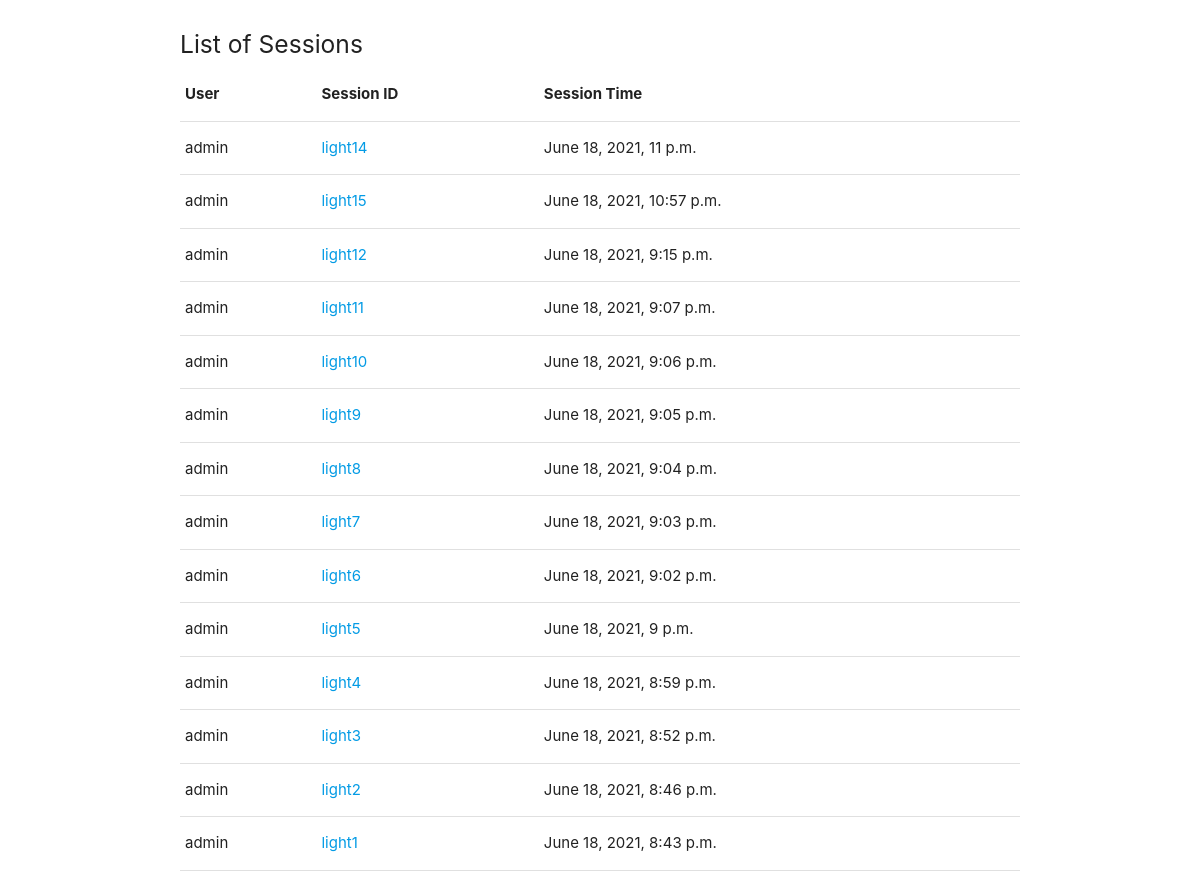
Page /sessionlist/ (signed in) on the earlier database version.
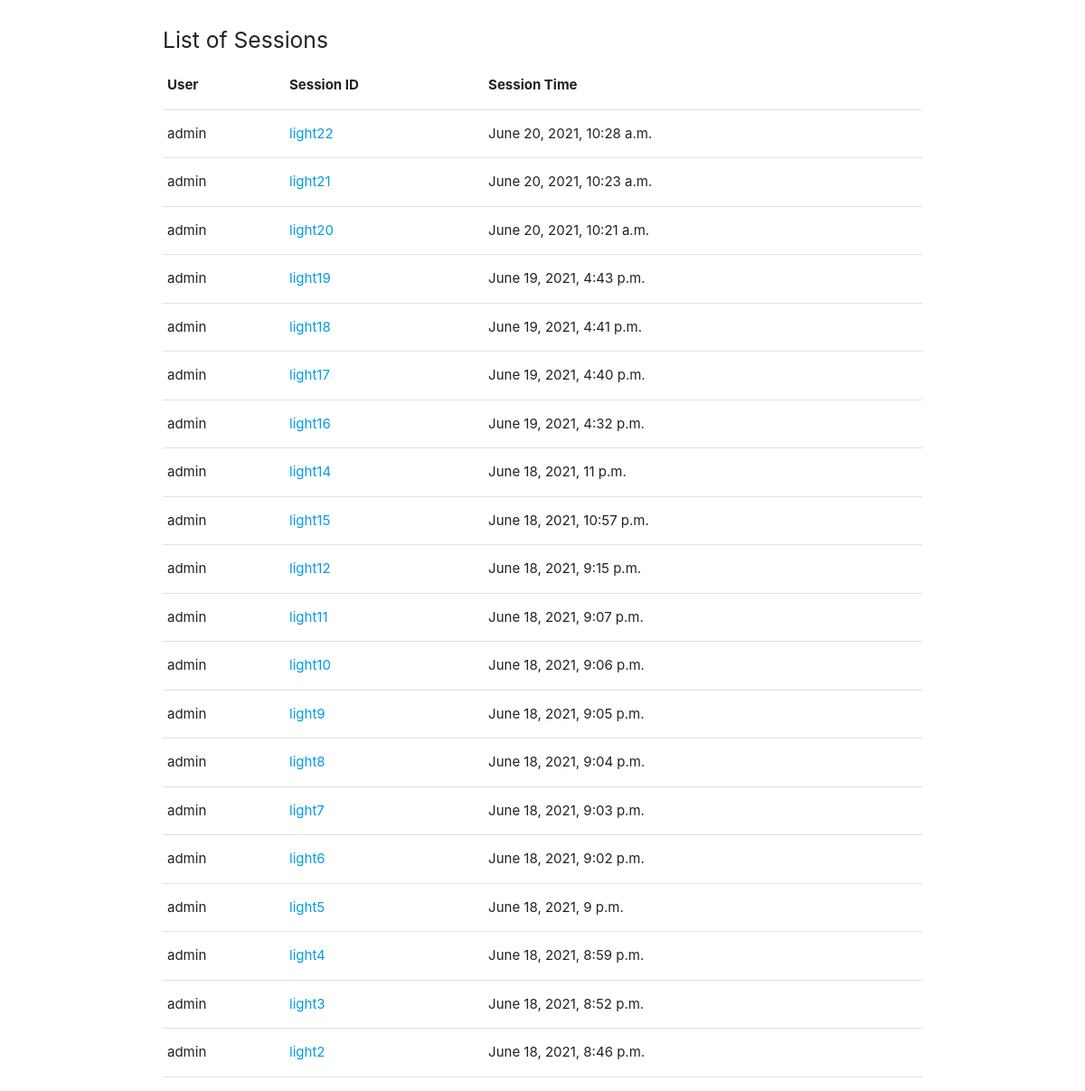
Same page on the later database version.
### ClassApp/models.py (models this page shows)
class ClassAttentionID(models.Model):
    hash_key = models.CharField(max_length=100)
    session_teacher = models.CharField(max_length=100)
    time_stamp = models.DateTimeField(auto_now_add=True, null=True)
    class_id = models.CharField(max_length=100, unique=True)

### ClassroomProduct/views.py (the view)
# urls.py: url(r'^sessionlist/', get_list_session, name="sessionlist"),
def get_list_session(request):
    sessions_list = ClassAttentionID.objects.filter(session_teacher=request.user).order_by('-time_stamp')[:20]
    return render(request, 'analytics/session_list.html', {'sessions_list': sessions_list})

### templates/analytics/session_list.html (shortened to what this page needs)
{% load static  %}
<!DOCTYPE html>
<html lang="en">
    <head>
        <link rel="stylesheet" href="{% static 'css/materialize.css' %}">
        <link rel="stylesheet" href="{% static 'css/materialize.min.css' %}">
    </head>
<body>
    <div class="section">
        <div class="container">
            <h5>List of Sessions</h5>
            <table class="highlight">
                <thead>
                  <tr>
                      <th>User</th>
                      <th>Session ID</th>
                      <th>Session Time</th>
                  </tr>
                </thead>
                <tbody>
                {% for session in sessions_list %}
                  <tr>
                    <td>{{ session.session_teacher }}</td>
                    <td><a href="/sessionanalytics?id={{ session.class_id }}">{{ session.class_id }}</a></td>
                    <td>{{ session.time_stamp|date }}, {{ session.time_stamp|time }}</td>
                  </tr>
                {% endfor %}
                </tbody>
            </table>
        </div>
    </div>
</body>
</html>

### templates/analytics/session_list.html (style rules this page uses)
html { scroll-behavior: smooth; }

Differences in the rows shown:
no longer on this page (row unchanged): ClassAttentionID: session_teacher "admin", class_id "light1", time_stamp "June 18, 2021", time_stamp "8:43 p.m."
added ClassAttentionID: session_teacher "admin", class_id "light22", time_stamp "June 20, 2021", time_stamp "10:28 a.m."
added ClassAttentionID: session_teacher "admin", class_id "light21", time_stamp "June 20, 2021", time_stamp "10:23 a.m."
added ClassAttentionID: session_teacher "admin", class_id "light20", time_stamp "June 20, 2021", time_stamp "10:21 a.m."
added ClassAttentionID: session_teacher "admin", class_id "light19", time_stamp "June 19, 2021", time_stamp "4:43 p.m."
added ClassAttentionID: session_teacher "admin", class_id "light18", time_stamp "June 19, 2021", time_stamp "4:41 p.m."
added ClassAttentionID: session_teacher "admin", class_id "light17", time_stamp "June 19, 2021", time_stamp "4:40 p.m."
added ClassAttentionID: session_teacher "admin", class_id "light16", time_stamp "June 19, 2021", time_stamp "4:32 p.m."
